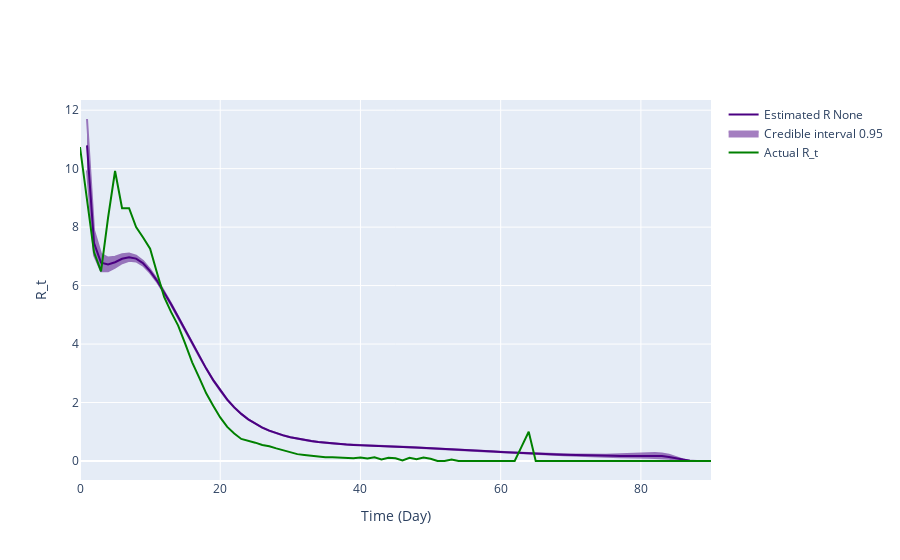

The cell this chart's notebook holds for it:
### Code cell
# Use incidence data to predict R_t value
theta = incidences_true_r1
end_time_point = len(theta)
# Define variables needed for calculating R_t
tau = 0
R_t_start = tau+1
a = 1
b = 1/5

# Plot comparison between the true and predicted R_t
# Transform our incidence data into pandas dataframes
inc_data = pd.DataFrame(
    {
        'Time': np.arange(len(theta)-2),
        'Incidence Number': incidences_true_r1[2:len(theta)]
    }
)

inference = branchpro.BranchProPosterior(
    inc_data=inc_data,
    daily_serial_interval=generation_time,
    alpha=a,
    beta=b)

inference.run_inference(tau=tau)
intervals = inference.get_intervals(central_prob=.95)


fig = plot_rt_fig(intervals, true_rt_r1, generation_time, end_time_point)
pio.write_image(fig.figure, 'kg_inference_plots/predicted_vs_true_rt_r1.png')
fig.show_figure()

### Figure 1 — Plotly figure (JSON) as saved in the notebook; plotly's stock layout.template omitted (floating-point values rounded to 4 significant figures; data arrays with more than 128 entries replaced by an {"elided": "..."} marker saying what was removed)
{"data": [{"line": {"color": "indigo"}, "mode": "lines", "name": "Estimated R None", "type": "scatter", "x": [1, 2, 3, 4, 5, 6, 7, 8, 9, 10, 11, 12, 13, 14, 15, 16, 17, 18, 19, 20, 21, 22, 23, 24, 25, 26, 27, 28, 29, 30, 31, 32, 33, 34, 35, 36, 37, 38, 39, 40, 41, 42, 43, 44, 45, 46, 47, 48, 49, 50, 51, 52, 53, 54, 55, 56, 57, 58, 59, 60, 61, 62, 63, 64, 65, 66, 67, 68, 69, 70, 71, 72, 73, 74, 75, 76, 77, 78, 79, 80, 81, 82, 83, 84, 85, 86, 87, 88], "y": [10.8, 7.455, 6.784, 6.722, 6.799, 6.917, 6.971, 6.924, 6.765, 6.496, 6.163, 5.772, 5.359, 4.924, 4.48, 4.029, 3.587, 3.16, 2.766, 2.41, 2.1, 1.835, 1.611, 1.425, 1.271, 1.144, 1.037, 0.9495, 0.8757, 0.8139, 0.7618, 0.718, 0.6811, 0.6498, 0.623, 0.6003, 0.5808, 0.5641, 0.5496, 0.537, 0.5262, 0.5164, 0.5075, 0.4988, 0.4903, 0.4814, 0.4722, 0.4624, 0.4518, 0.4406, 0.4285, 0.4159, 0.4028, 0.3895, 0.3761, 0.3626, 0.3488, 0.3348, 0.321, 0.3069, 0.2933, 0.2806, 0.2695, 0.2589, 0.2496, 0.2392, 0.2312, 0.2208, 0.2132, 0.2042, 0.1963, 0.1896, 0.1828, 0.1801, 0.1755, 0.1758, 0.1735, 0.1716, 0.1691, 0.1718, 0.1796, 0.1791, 0.1685, 0.1363, 0.08601, 0.03343, 0.007444, 0.0]}, {"fill": "toself", "fillcolor": "indigo", "line": {"color": "indigo"}, "mode": "lines", "name": "Credible interval 0.95", "opacity": 0.5, "showlegend": true, "type": "scatter", "x": {"elided": "176 int values"}, "y": {"elided": "176 float values"}}, {"line": {"color": "green"}, "mode": "lines", "name": "Actual R_t", "type": "scatter", "x": [0, 1, 2, 3, 4, 5, 6, 7, 8, 9, 10, 11, 12, 13, 14, 15, 16, 17, 18, 19, 20, 21, 22, 23, 24, 25, 26, 27, 28, 29, 30, 31, 32, 33, 34, 35, 36, 37, 38, 39, 40, 41, 42, 43, 44, 45, 46, 47, 48, 49, 50, 51, 52, 53, 54, 55, 56, 57, 58, 59, 60, 61, 62, 63, 64, 65, 66, 67, 68, 69, 70, 71, 72, 73, 74, 75, 76, 77, 78, 79, 80, 81, 82, 83, 84, 85, 86, 87, 88, 89, 90], "y": [10.74, 8.939, 7.138, 6.487, 8.313, 9.921, 8.645, 8.647, 8.004, 7.646, 7.26, 6.421, 5.615, 5.091, 4.63, 4.012, 3.375, 2.854, 2.315, 1.887, 1.491, 1.165, 0.9397, 0.7551, 0.696, 0.627, 0.5485, 0.5047, 0.4331, 0.3598, 0.2974, 0.2349, 0.2083, 0.1818, 0.1418, 0.1311, 0.1296, 0.121, 0.1027, 0.0902, 0.1179, 0.08353, 0.1293, 0.0559, 0.1117, 0.09615, 0.01802, 0.1087, 0.05797, 0.12, 0.07895, 0.0, 0.0, 0.05263, 0.0, 0.0, 0.0, 0.0, 0.0, 0.0, 0.0, 0.0, 0.0, 0.5, 1.0, 0.0, 0.0, 0.0, 0.0, 0.0, 0.0, 0.0, 0.0, 0.0, 0.0, 0.0, 0.0, 0.0, 0.0, 0.0, 0.0, 0.0, 0.0, 0.0, 0.0, 0.0, 0.0, 0.0, 0.0, 0.0, 0.0]}], "layout": {"hovermode": "x unified", "xaxis": {"title": {"text": "Time (Day)"}}, "yaxis": {"title": {"text": "R_t"}}}}
